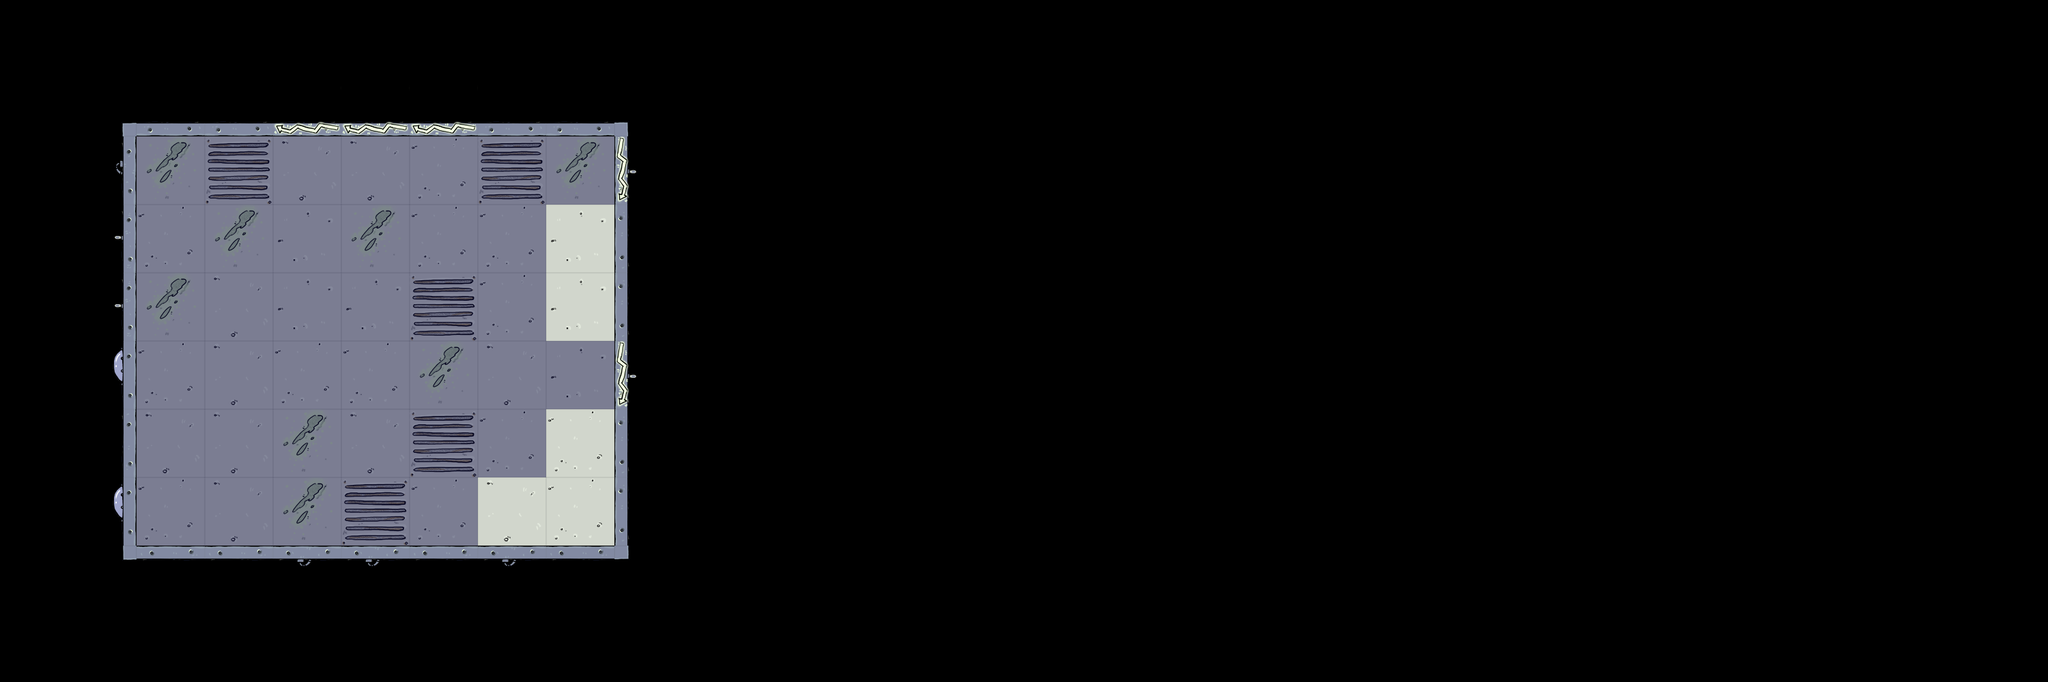

This game map was drawn from its Tiled (.tmx) file and the tilesets committed beside it. A one-line description and the full map source follow:
An orthogonal 30x10 tile map with 100x100 px tiles, 2 tile layers (Spaceship, Darkness), 2 tilesets and 2 objects (Player, Container).

<map version="1.0" orientation="orthogonal" renderorder="right-down" width="30" height="10" tilewidth="100" tileheight="100" nextobjectid="9">
 <tileset firstgid="1" name="tiles" tilewidth="100" tileheight="100" tilecount="50">
  <image source="../../game/assets/maps/tiles/tiles.png" width="5021" height="100" />
  <terraintypes>
   <terrain name="Grippy" tile="-1" />
  </terraintypes>
  <tile id="0" terrain=",0,,0" />
  <tile id="1" terrain=",0,,0" />
  <tile id="2" terrain=",0,,0" />
  <tile id="3" terrain=",0,,0" />
  <tile id="4" terrain=",0,,0" />
  <tile id="5" terrain=",,0,0" />
  <tile id="6" terrain="0,,0," />
  <tile id="7" terrain="0,0,," />
  <tile id="8" terrain="0,0,,0" />
  <tile id="11" terrain="0,0,," />
  <tile id="12" terrain="0,,0," />
  <tile id="13" terrain=",0,,0" />
  <tile id="15" terrain="0,,0,0" />
  <tile id="16" terrain=",0,0,0" />
  <tile id="17" terrain="0,0,0," />
  <tile id="18" terrain=",0,," probability="0.5" />
  <tile id="19" terrain=",,,0" probability="0.5" />
  <tile id="20" terrain=",,0," />
  <tile id="21" terrain="0,,," />
  <tile id="40" terrain="0,0,0,0" />
  <tile id="41" terrain="0,0,0,0" />
  <tile id="42" terrain="0,0,0,0" />
  <tile id="43" terrain="0,0,0,0" />
  <tile id="44" terrain="0,0,0,0" />
 </tileset>
 <tileset firstgid="51" name="darkness" tilewidth="100" tileheight="100" tilecount="1">
  <image source="../../game/assets/maps/tiles/darkness.png" width="100" height="100" />
 </tileset>
 <layer name="Spaceship" width="30" height="10">
  <data encoding="csv">
0,0,0,0,0,0,0,0,0,0,0,0,0,0,0,0,0,0,0,0,0,0,0,0,0,0,0,0,0,0,
0,20,6,6,28,28,28,6,6,21,0,0,0,0,0,0,0,0,0,0,0,0,0,0,0,0,0,0,0,0,
0,2,42,41,43,43,44,41,42,35,0,0,0,0,0,0,0,0,0,0,0,0,0,0,0,0,0,0,0,0,
0,4,44,42,45,42,44,44,45,7,0,0,0,0,0,0,0,0,0,0,0,0,0,0,0,0,0,0,0,0,
0,4,42,43,45,45,41,44,45,7,0,0,0,0,0,0,0,0,0,0,0,0,0,0,0,0,0,0,0,0,
0,14,44,43,44,44,42,43,45,35,0,0,0,0,0,0,0,0,0,0,0,0,0,0,0,0,0,0,0,0,
0,5,43,43,42,43,41,44,44,7,0,0,0,0,0,0,0,0,0,0,0,0,0,0,0,0,0,0,0,0,
0,14,44,43,42,41,44,43,44,7,0,0,0,0,0,0,0,0,0,0,0,0,0,0,0,0,0,0,0,0,
0,19,8,8,12,12,8,12,8,22,0,0,0,0,0,0,0,0,0,0,0,0,0,0,0,0,0,0,0,0,
0,0,0,0,0,0,0,0,0,0,0,0,0,0,0,0,0,0,0,0,0,0,0,0,0,0,0,0,0,0
</data>
 </layer>
 <layer name="Darkness" width="30" height="10">
  <data encoding="csv">
0,0,0,0,0,0,0,0,0,0,0,0,0,0,0,0,0,0,0,0,0,0,0,0,0,0,0,0,0,0,
0,0,0,0,0,0,0,0,0,0,0,0,0,0,0,0,0,0,0,0,0,0,0,0,0,0,0,0,0,0,
0,0,51,51,51,51,51,51,51,0,0,0,0,0,0,0,0,0,0,0,0,0,0,0,0,0,0,0,0,0,
0,0,51,51,51,51,51,51,0,0,0,0,0,0,0,0,0,0,0,0,0,0,0,0,0,0,0,0,0,0,
0,0,51,51,51,51,51,51,0,0,0,0,0,0,0,0,0,0,0,0,0,0,0,0,0,0,0,0,0,0,
0,0,51,51,51,51,51,51,51,0,0,0,0,0,0,0,0,0,0,0,0,0,0,0,0,0,0,0,0,0,
0,0,51,51,51,51,51,51,0,0,0,0,0,0,0,0,0,0,0,0,0,0,0,0,0,0,0,0,0,0,
0,0,51,51,51,51,51,0,0,0,0,0,0,0,0,0,0,0,0,0,0,0,0,0,0,0,0,0,0,0,
0,0,0,0,0,0,0,0,0,0,0,0,0,0,0,0,0,0,0,0,0,0,0,0,0,0,0,0,0,0,
0,0,0,0,0,0,0,0,0,0,0,0,0,0,0,0,0,0,0,0,0,0,0,0,0,0,0,0,0,0
</data>
 </layer>
 <objectgroup name="Objects">
  <object id="1" name="Player" x="200" y="300" width="100" height="100" />
  <object id="6" name="Container" x="800" y="700" width="100" height="100" />
 </objectgroup>
</map>
